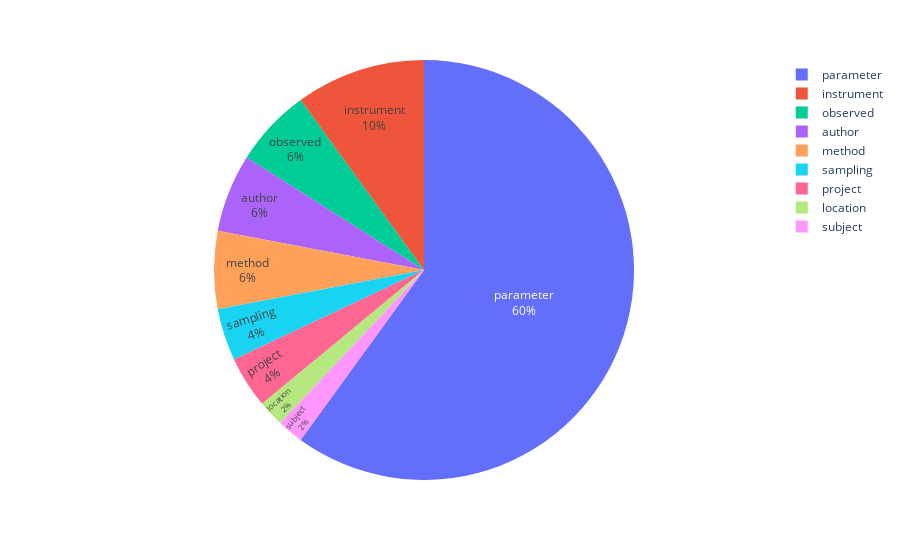

The code cell stored with this chart in its notebook:
### Code cell
import plotly.express as px
fig = px.pie(barData, values='count', names='type')
fig.update_traces(textposition='inside', textinfo='percent+label')
fig.show()

### Figure 1 — Plotly figure (JSON) as saved in the notebook; plotly's stock layout.template omitted (floating-point values rounded to 4 significant figures)
{"data": [{"domain": {"x": [0, 1], "y": [0, 1]}, "hoverlabel": {"namelength": 0}, "hovertemplate": "type=%{label}<br>count=%{value}", "labels": ["parameter", "instrument", "observed", "author", "method", "sampling", "project", "location", "subject"], "legendgroup": "", "name": "", "showlegend": true, "textinfo": "percent+label", "textposition": "inside", "type": "pie", "values": [30, 5, 3, 3, 3, 2, 2, 1, 1]}], "layout": {"legend": {"tracegroupgap": 0}, "margin": {"t": 60}}}
